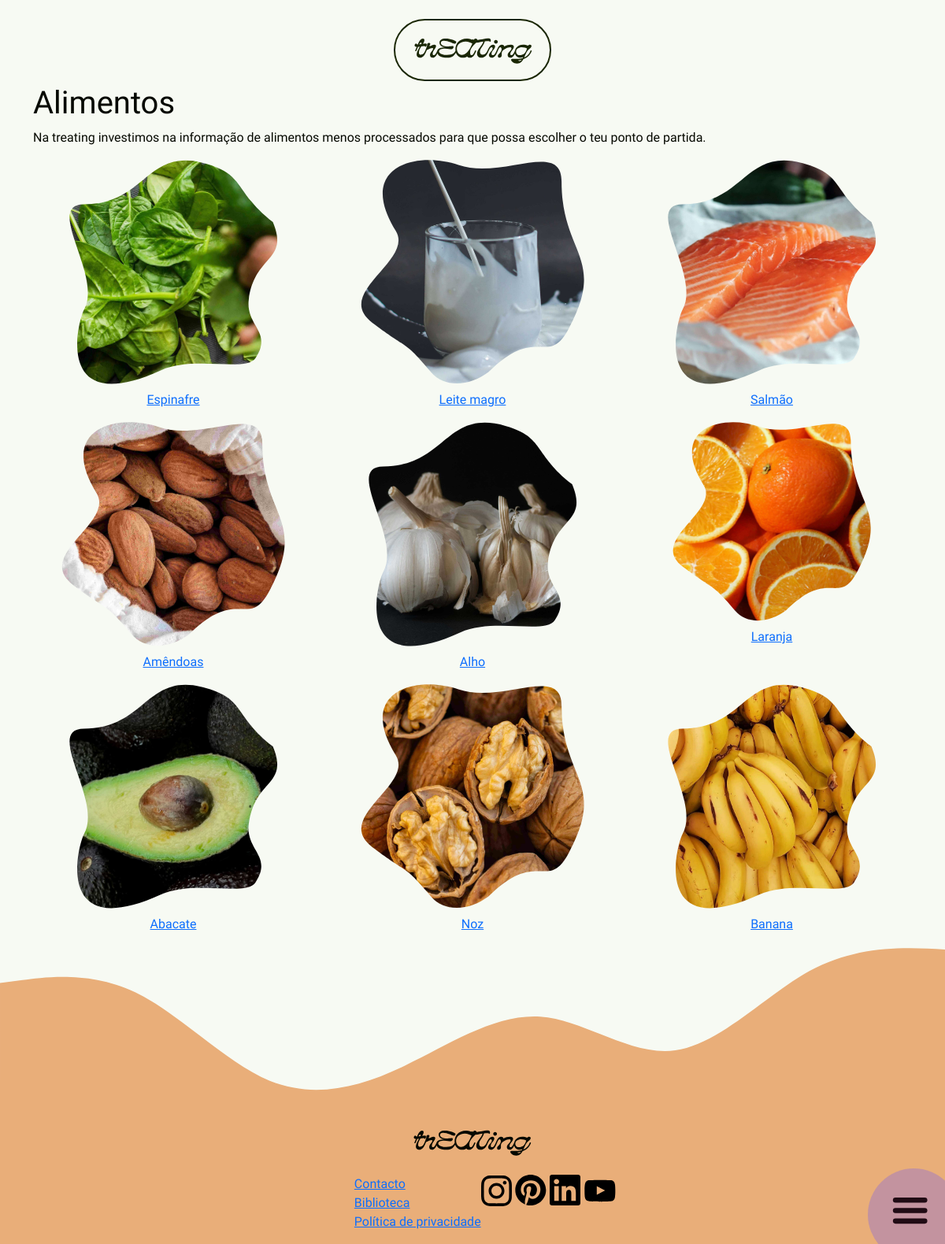
The page /alimentos.php on the database its author committed.
### tables this page shows
CREATE TABLE `food` (
  `idfood` int(11) NOT NULL,
  `name` varchar(40) NOT NULL,
  `category` varchar(40) NOT NULL,
  `image` text NOT NULL
);

### alimentos.php (the view, shortened to what this page needs)
<?php
  require "connection.php";
  $query = "SELECT idfood, name, category, image
            FROM food";
  $result = mysqli_query($connection, $query);
?>
<!doctype html>
<html lang="en">
  <head>
    <link href="https://cdn.jsdelivr.net/npm/bootstrap@5.3.3/dist/css/bootstrap.min.css" rel="stylesheet">
    <link rel="stylesheet" href="./CSS/styles.css">
  </head>
  <body>
  <?php include "header.php"?>
 <main>
    <div class="container">
      <div>
        <h1>Alimentos</h1>
        <p>Na treating investimos na informação de alimentos menos processados para que possa escolher o teu ponto de partida.</p>
      </div>
      <div class="row">
      <?php
        foreach ($result as $food) {
          $idfood = $food["idfood"];
          if($idfood % 2 == 0){
            $mask = '2';
          } else{
            $mask = '1';
          };
      ?>
        <div class="p-0 col-6 col-md-4">
          <a href="detalhealimento.php?idfood=<?php echo $idfood?>">
            <div class="mask<?php echo $mask ?> overflow-hidden">
              <img src="./media/alimentos/<?php echo $food["image"]; ?>" alt="<?php echo $food["name"] ?>" class="img-fluid">
            </div>
            <p class="mt-2 text-center"><?php echo $food["name"]; ?></p>
          </a>
        </div>
        <?php }?>
    </div>
  </main>
  <?php include "footer.php"?>
  </body>
</html>

### header.php (shortened to what this page needs)
<header>
  <div class="container-fluid">
    <section>
      <div class= "row justify-content-center ">
        <div class= "col-auto m-4 mb-1">
            <a href="index.php" class="col">
              <img src="./media/icons/logo.svg" alt="Treating logo" >
            </a>
        </div>
      </div>
    </section>
    <section>
      <div class="position-fixed bottom-0 end-0 z-1">
        <div class="menubtn btn-group dropup">
          <img type="button" data-bs-toggle="dropdown" aria-expanded="false" src="./media/icons/menu.svg" alt="Menu">
        </div>
      </div>
    </section>
  </div>
</header>

### footer.php
<footer>
  <div class="w-100 p-0">
      <img class="wavef" src="./media/icons/wave.footer.svg" alt="wave separation">
  </div>
  <div class="d-flex flex-column align-items-center bg-secondary-subtle">
    <a href="index.php" class="mb-4">
      <img src="./media/icons/logo_no_border.svg" alt="Treating logo">
    </a>
    <div class="d-flex justify-content-between">
      <ul class="linksf">
        <li>
          <a href="">Contacto</a>
        </li>
        <li>
          <a href="">Biblioteca</a>
        </li>
        <li>
          <a href="">Política de privacidade</a>
        </li>
      </ul>
      <div  class="">
        <img type="link" href="" src="./media/icons/instagram.svg" alt="Instagram">
        <img type="link" href="" src="./media/icons/pinterest.svg" alt="Pinterest">
        <img type="link" href="" src="./media/icons/linkedin.svg" alt="LinkedIn">
        <img type="link" href="" src="./media/icons/youtube.svg" alt="Youtube">
      </div>
    </div>
  </div>
</footer>

### CSS/styles.css (style rules this page uses)
:root { --bs-primary: #B2CF82; --bs-primary-bg-subtle: #B2CF82; --bs-secondary: #E9AE79; --bs-secondary-bg-subtle:#E9AE79; --bs-tertiary-bg: #E3CED7; --bs-tertiary-color: hsla(335, 26%, 66%, 0.90); --bs-warning: #ffc107; --bs-body-color: #060901; --bs-body-bg: #F7FAF3; }
h1 { font-family: "Exo" ; }
p , ul { font-family: "Heebo"; }
.menubtn { height: 6em; }
.linksf { list-style: none; }

### alimentos.php (style rules this page uses)
.mask1 { -webkit-mask-image: url(./media/icons/blob1.svg); mask-image: url(./media/icons/blob1.svg); -webkit-mask-repeat: no-repeat; mask-repeat: no-repeat; mask-size: 9em; mask-size: contain; -webkit-mask-position:center; }
.mask2 { -webkit-mask-image: url(./media/icons/blob2.svg); mask-image: url(./media/icons/blob2.svg); -webkit-mask-repeat: no-repeat; mask-repeat: no-repeat; mask-size: 9em; mask-size: contain; -webkit-mask-position:center; }

### rows shown on the page
food: image (picture), name "Espinafre"
food: image (picture), name "Leite magro"
food: image (picture), name "Salmão"
food: image (picture), name "Amêndoas"
food: image (picture), name "Alho"
food: image (picture), name "Laranja"
food: image (picture), name "Abacate"
food: image (picture), name "Noz"
food: image (picture), name "Banana"
